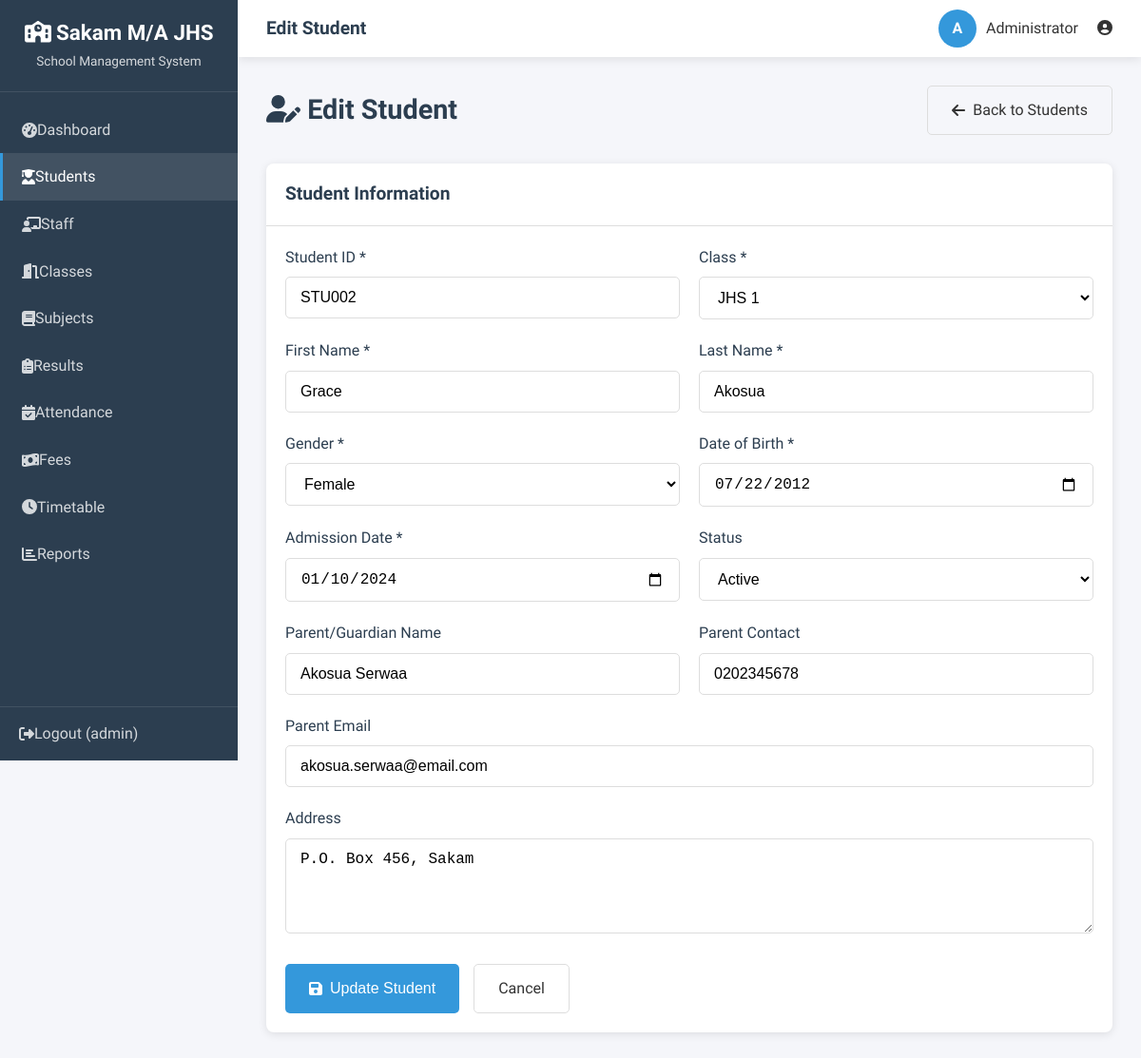
The page /admin/edit_student.php?id=2 (signed in) on the database its author committed.
### tables this page shows
CREATE TABLE IF NOT EXISTS students (
    id INT AUTO_INCREMENT PRIMARY KEY,
    student_id VARCHAR(20) UNIQUE NOT NULL,
    first_name VARCHAR(50) NOT NULL,
    last_name VARCHAR(50) NOT NULL,
    gender ENUM('Male', 'Female') NOT NULL,
    date_of_birth DATE NOT NULL,
    class_id INT NOT NULL,
    admission_date DATE NOT NULL,
    parent_name VARCHAR(100),
    parent_contact VARCHAR(20),
    parent_email VARCHAR(100),
    address TEXT,
    photo VARCHAR(255) DEFAULT 'default.png',
    status ENUM('Active', 'Inactive', 'Suspended', 'Graduated') DEFAULT 'Active',
    created_at TIMESTAMP DEFAULT CURRENT_TIMESTAMP,
    FOREIGN KEY (class_id) REFERENCES classes(id) ON DELETE RESTRICT,
    INDEX idx_student_id (student_id),
    INDEX idx_class (class_id)
);

CREATE TABLE IF NOT EXISTS classes (
    id INT AUTO_INCREMENT PRIMARY KEY,
    class_name VARCHAR(50) NOT NULL UNIQUE,
    class_level INT NOT NULL,
    teacher_id INT,
    capacity INT DEFAULT 40,
    status ENUM('Active','Inactive') DEFAULT 'Active',
    created_at TIMESTAMP DEFAULT CURRENT_TIMESTAMP,
    FOREIGN KEY (teacher_id) REFERENCES teachers(id) ON DELETE SET NULL
);

### includes/db.php (called while the page is built, shortened)
<?php
require_once dirname(__DIR__) . '/config.php';
function getDB() {
    static $db = null;
    if ($db === null) {
        $db = new mysqli(DB_HOST, DB_USER, DB_PASS, DB_NAME);
        $db->set_charset("utf8mb4");
    }
    return $db;
}
function executeQuery($sql, $params = []) {
    $db = getDB();
    $stmt = $db->prepare($sql);
    if (!empty($params)) {
        $types = str_repeat('s', count($params));
        $stmt->bind_param($types, ...$params);
    }
    $stmt->execute();
    return $stmt;
}
function fetchOne($sql, $params = []) {
    $stmt = executeQuery($sql, $params);
    $result = $stmt->get_result();
    $row = $result->fetch_assoc();
    return $row;
}
function fetchAll($sql, $params = []) {
    $stmt = executeQuery($sql, $params);
    $result = $stmt->get_result();
    $rows = [];
    while ($row = $result->fetch_assoc()) {
        $rows[] = $row;
    }
    return $rows;
}

### config.php (called while the page is built, shortened)
<?php
function escapeHTML($input) {
    return htmlspecialchars($input, ENT_QUOTES, 'UTF-8');
}

### includes/functions.php (called while the page is built, shortened)
<?php
require_once __DIR__ . '/db.php';
function getAllClasses() {
    return fetchAll("SELECT * FROM classes ORDER BY class_level");
}

### admin/edit_student.php (the view, shortened to what this page needs)
<?php
require_once '../includes/functions.php';
$studentId = isset($_GET['id']) ? (int)$_GET['id'] : 0;
$student = fetchOne("SELECT * FROM students WHERE id = ?", [$studentId]);
$classes = getAllClasses();
include '../includes/header.php';
?>
<div class="page-header">
    <h1><i class="fas fa-user-edit"></i> Edit Student</h1>
    <a href="students.php" class="btn btn-outline">
        <i class="fas fa-arrow-left"></i> Back to Students
    </a>
</div>
<div class="card">
    <div class="card-header">
        <h3>Student Information</h3>
    </div>
    <div class="card-body">
        <form method="POST" action="" data-validate>
            <div class="form-row">
                <div class="form-group">
                    <label for="student_id">Student ID *</label>
                    <input type="text" id="student_id" name="student_id" class="form-control"
                           value="<?php echo escapeHTML($student['student_id']); ?>" required>
                </div>
                <div class="form-group">
                    <label for="class_id">Class *</label>
                    <select id="class_id" name="class_id" class="form-control" required>
                        <?php foreach ($classes as $class): ?>
                        <option value="<?php echo $class['id']; ?>" <?php echo $class['id'] == $student['class_id'] ? 'selected' : ''; ?>>
                            <?php echo escapeHTML($class['class_name']); ?>
                        </option>
                        <?php endforeach; ?>
                    </select>
                </div>
            </div>
            <div class="form-row">
                <div class="form-group">
                    <label for="first_name">First Name *</label>
                    <input type="text" id="first_name" name="first_name" class="form-control"
                           value="<?php echo escapeHTML($student['first_name']); ?>" required>
                </div>
                <div class="form-group">
                    <label for="last_name">Last Name *</label>
                    <input type="text" id="last_name" name="last_name" class="form-control"
                           value="<?php echo escapeHTML($student['last_name']); ?>" required>
                </div>
            </div>
            <div class="form-row">
                <div class="form-group">
                    <label for="gender">Gender *</label>
                    <select id="gender" name="gender" class="form-control" required>
                        <option value="Female" <?php echo $student['gender'] === 'Female' ? 'selected' : ''; ?>>Female</option>
                    </select>
                </div>
                <div class="form-group">
                    <label for="date_of_birth">Date of Birth *</label>
                    <input type="date" id="date_of_birth" name="date_of_birth" class="form-control"
                           value="<?php echo $student['date_of_birth']; ?>" required>
                </div>
            </div>
            <div class="form-row">
                <div class="form-group">
                    <label for="admission_date">Admission Date *</label>
                    <input type="date" id="admission_date" name="admission_date" class="form-control"
                           value="<?php echo $student['admission_date']; ?>" required>
                </div>
                <div class="form-group">
                    <label for="status">Status</label>
                    <select id="status" name="status" class="form-control">
                        <option value="Active" <?php echo $student['status'] === 'Active' ? 'selected' : ''; ?>>Active</option>
                    </select>
                </div>
            </div>
            <div class="form-row">
                <div class="form-group">
                    <label for="parent_name">Parent/Guardian Name</label>
                    <input type="text" id="parent_name" name="parent_name" class="form-control"
                           value="<?php echo escapeHTML($student['parent_name']); ?>">
                </div>
                <div class="form-group">
                    <label for="parent_contact">Parent Contact</label>
                    <input type="tel" id="parent_contact" name="parent_contact" class="form-control"
                           value="<?php echo escapeHTML($student['parent_contact']); ?>">
                </div>
            </div>
            <div class="form-row">
                <div class="form-group">
                    <label for="parent_email">Parent Email</label>
                    <input type="email" id="parent_email" name="parent_email" class="form-control"
                           value="<?php echo escapeHTML($student['parent_email']); ?>">
                </div>
            </div>
            <div class="form-group">
                <label for="address">Address</label>
                <textarea id="address" name="address" class="form-control"
                          rows="3"><?php echo escapeHTML($student['address']); ?></textarea>
            </div>
            <div class="form-actions">
                <button type="submit" class="btn btn-primary">
                    <i class="fas fa-save"></i> Update Student
                </button>
                <a href="students.php" class="btn btn-outline">
                    Cancel
                </a>
            </div>
        </form>
    </div>
</div>
<?php
include '../includes/footer.php';
?>

### css/style.css (style rules this page uses)
:root { --primary-color: #2c3e50; --secondary-color: #3498db; --accent-color: #e74c3c; --success-color: #27ae60; --warning-color: #f39c12; --danger-color: #c0392b; --light-color: #ecf0f1; --dark-color: #2c3e50; --text-color: #333; --text-muted: #7f8c8d; --border-color: #ddd; --shadow: 0 2px 10px rgba(0, 0, 0, 0.1); --transition: all 0.3s ease; --sidebar-width: 250px; --header-height: 60px; }
* { margin: 0; padding: 0; box-sizing: border-box; }
html { font-size: 16px; scroll-behavior: smooth; }
body { font-family: 'Segoe UI', Tahoma, Geneva, Verdana, sans-serif; line-height: 1.6; color: var(--text-color); background-color: #f5f6fa; min-height: 100vh; }
a { text-decoration: none; color: inherit; }
h1, h2, h3, h4, h5, h6 { font-weight: 600; line-height: 1.3; color: var(--dark-color); }
.page-header { display: flex; justify-content: space-between; align-items: center; margin-bottom: 30px; }
.page-header h1 { font-size: 1.8rem; }
.card { background: white; border-radius: 8px; box-shadow: var(--shadow); overflow: hidden; margin-bottom: 25px; }
.card-header { padding: 20px; border-bottom: 1px solid var(--border-color); display: flex; justify-content: space-between; align-items: center; }
.card-header h3 { font-size: 1.2rem; }
.card-body { padding: 20px; }
.form-group { margin-bottom: 20px; }
.form-group label { display: block; margin-bottom: 8px; font-weight: 500; color: var(--dark-color); }
.form-control { width: 100%; padding: 12px 15px; border: 1px solid var(--border-color); border-radius: 5px; font-size: 1rem; transition: var(--transition); background: white; }
textarea.form-control { resize: vertical; min-height: 100px; }
select.form-control { cursor: pointer; }
.form-row { display: grid; grid-template-columns: repeat(auto-fit, minmax(250px, 1fr)); gap: 20px; }
.form-actions { display: flex; gap: 15px; margin-top: 25px; }
.btn { display: inline-flex; align-items: center; justify-content: center; gap: 8px; padding: 12px 25px; border: none; border-radius: 5px; font-size: 1rem; font-weight: 500; cursor: pointer; transition: var(--transition); }
.btn-primary { background: var(--secondary-color); color: white; }
.btn-outline { background: transparent; border: 1px solid var(--border-color); color: var(--text-color); }

### rows shown on the page
students: student_id "STU002", class_id "JHS 1", first_name "Grace", last_name "Akosua", gender "Female", date_of_birth "07/22/2012", admission_date "01/10/2024", status "Active", parent_name "Akosua Serwaa", parent_contact "0202345678", parent_email "akosua.serwaa@email.com", address "P.O. Box 456, Sakam"

### other values the page prints
SITE_NAME "Sakam M/A JHS"
escapeHTML($userName) "admin"
$pageTitle "Edit Student"
substr($fullName, 0, 1) "A"
escapeHTML($fullName) "Administrator"
